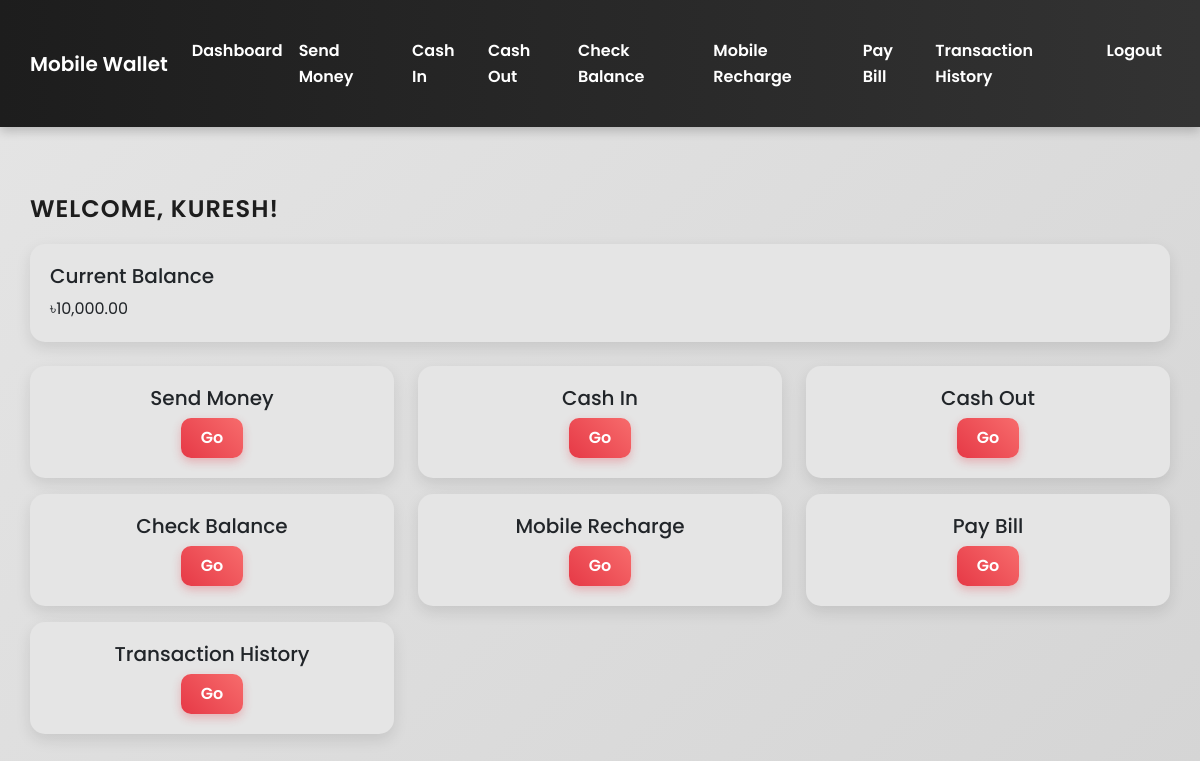
The page /dashboard.php (signed in) on the database as committed earlier.
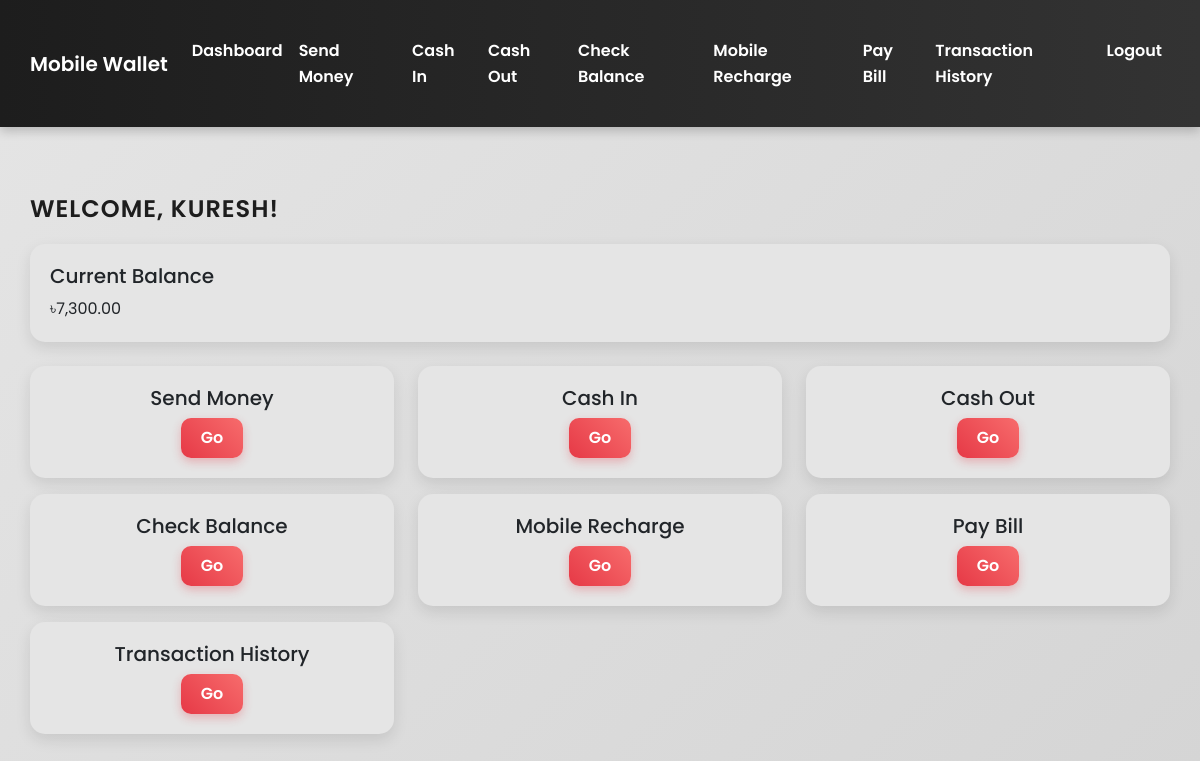
The same page on the database as committed later.
### tables this page shows
CREATE TABLE `users` (
  `id` int(11) NOT NULL,
  `username` varchar(50) NOT NULL,
  `password` varchar(255) NOT NULL,
  `phone` varchar(11) NOT NULL,
  `nid` varchar(12) NOT NULL,
  `email` varchar(100) NOT NULL,
  `balance` decimal(10,2) DEFAULT 0.00
);

### php/db_singleton.php (called while the page is built, shortened)
<?php
class Database {
    private static $instance = null;
    private $connection;
    private function __construct() {
        $this->connection = new mysqli(DB_HOST, DB_USER, DB_PASS, DB_NAME);
    }
    public static function getInstance() {
        if (self::$instance === null) {
            self::$instance = new Database();
        }
        return self::$instance;
    }
    public function getConnection() {
        return $this->connection;
    }
}
?>

### php/transactions.php (called while the page is built, shortened)
<?php
require_once 'db_singleton.php';
class TransactionManager {
    private $db;
    public function __construct() {
        $this->db = Database::getInstance()->getConnection();
    }
    public function getBalance(int $user_id): float {
        $stmt = $this->db->prepare("SELECT balance FROM users WHERE id = ?");
        $stmt->bind_param("i", $user_id);
        $stmt->execute();
        $result = $stmt->get_result();
        $user = $result->fetch_assoc();
        return $user['balance'] ?? 0.0;
    }
}
?>

### dashboard.php (the view, shortened to what the changed rows need)
<?php
require_once 'php/transactions.php';
$transactionManager = new TransactionManager();
$balance = $transactionManager->getBalance($_SESSION['user_id']);
?>
<!DOCTYPE html>
<html lang="en">
<head>
    <link href="https://cdn.jsdelivr.net/npm/bootstrap@5.3.3/dist/css/bootstrap.min.css" rel="stylesheet">
    <link rel="stylesheet" href="css/styles.css">
</head>
<body>
    <div class="container mt-5">
        <h2>Welcome, <?php echo htmlspecialchars($_SESSION['username']); ?>!</h2>
        <div class="card">
            <div class="card-body">
                <h5 class="card-title">Current Balance</h5>
                <p class="card-text">৳<?php echo number_format($balance, 2); ?></p>
            </div>
        </div>
    </div>
</body>
</html>

Rows that differ between the two databases and show on the page:
changed users: balance "10,000.00" → "7,300.00"
